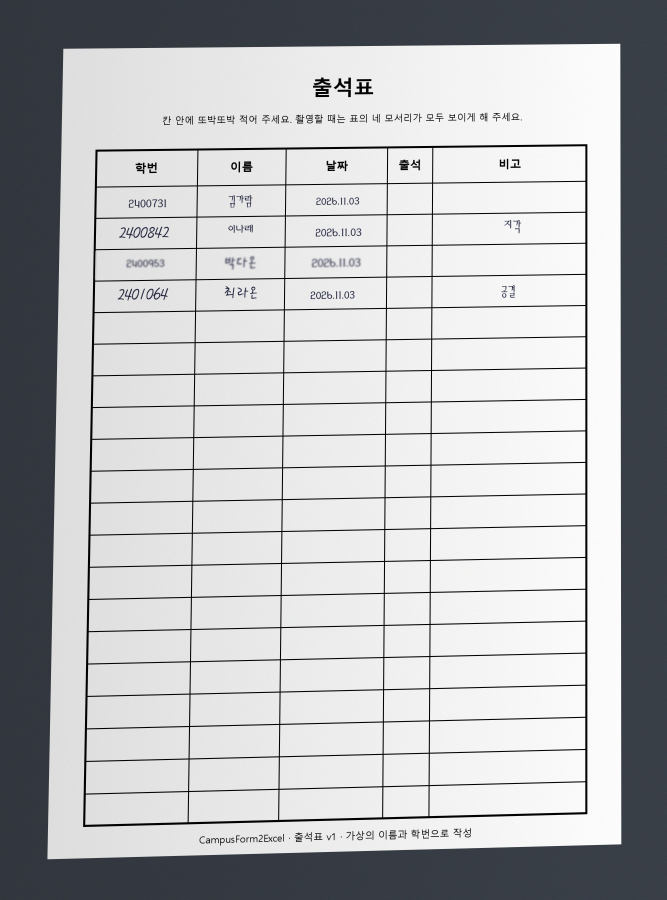
#> input picture tests/fixtures/attendance_synthetic.jpg, 2000 x 2700 px (shown at 1/3 size); its folder holds only this picture in this run
$ python -i alignment.py   (imports and definitions only)
#> lines starting #> are read from the running program, lines starting #| are printed output that depends on the picture; after the words box and inside, x2 and y2 are one past the last pixel; in counts of white or black regions, pixels touching at a corner belong together
"""표 영역을 찾아 정규 페이지로 펴고 셀을 페이지·행·열에 대응시킨다 (FR-04, FR-06).

처리 순서
  1. 이미지에서 표 후보(가장 큰 연결 성분들)의 네 모서리를 찾는다.
  2. 원근 변환으로 양식의 정규 좌표에 맞춘다. 기울기와 원근이 여기서 함께 보정된다.
  3. 펴진 이미지에서 실제 격자선을 찾아 양식의 격자선과 비교한다.
     일치도가 낮으면 정합 실패로 처리하므로 다른 양식을 고른 경우도 여기서 걸러진다.
  4. 찾은 격자선으로 셀 좌표를 미세 조정하고, 셀마다 원본 사진의 위치를 함께 기록한다.
"""
from __future__ import annotations

import math
from dataclasses import dataclass

import cv2
import numpy as np

from .templates import Template

DETECT_LONG_SIDE = 1400  # 표 후보 탐색용 축소 크기
MIN_TABLE_AREA_RATIO = 0.08  # 이미지 대비 표 후보의 최소 면적
MAX_CANDIDATES = 4
LINE_KERNEL_PX = 60  # 이보다 긴 직선만 격자선으로 본다 (손글씨 획 제외)
LINE_MIN_COVER = 0.5  # 표 길이의 절반 이상 이어져야 격자선이다
EDGE_TOLERANCE_PX = 12  # 200dpi 기준 약 1.5mm
PASS_GRID_SCORE = 0.8
ROTATIONS = (0, 90, 270, 180)
_CV_ROTATE = {90: cv2.ROTATE_90_CLOCKWISE, 180: cv2.ROTATE_180, 270: cv2.ROTATE_90_COUNTERCLOCKWISE}


class AlignmentError(Exception):
    """셀 정합 실패. message는 사용자에게 그대로 보여 준다."""

    # [5 lines left out: function __init__, not called in this run]


@dataclass(frozen=True)
class CellBox:
    cell_id: str
    page: int
    row: int
    col: int
    column_key: str
    column_type: str
    bbox: tuple[int, int, int, int]  # 보정 이미지 좌표
    source_quad: list[list[float]]  # 업로드 원본의 네 꼭짓점 좌표


@dataclass
class AlignedPage:
    image: np.ndarray
    grid_score: float
    rotation: int
    skew_deg: float
    cells: list[CellBox]


@dataclass
class _Fit:
    score: float
    rotation: int
    quad: np.ndarray
    homography: np.ndarray
    x_edges: list[int]
    y_edges: list[int]


def make_cell_id(page: int, row: int, col: int) -> str:
    return f"p{page:02d}-r{row:02d}-c{col:02d}"


def _order_corners(points: np.ndarray) -> np.ndarray:
    """꼭짓점을 왼쪽 위부터 시계 방향으로 정렬한다."""
    center = points.mean(axis=0)
    angles = np.arctan2(points[:, 1] - center[1], points[:, 0] - center[0])
    ordered = points[np.argsort(angles)]
    start = int(np.argmin(ordered.sum(axis=1)))
    return np.roll(ordered, -start, axis=0).astype(np.float32)


def _hull_to_quad(hull: np.ndarray) -> np.ndarray:
    perimeter = cv2.arcLength(hull, True)
    for ratio in (0.01, 0.02, 0.03, 0.05, 0.08):
        approx = cv2.approxPolyDP(hull, ratio * perimeter, True)
        if len(approx) == 4:
            return approx.reshape(4, 2).astype(np.float32)
    # 손글씨가 테두리 밖으로 나가 다각형이 단순해지지 않으면 네 방향의 극점을 쓴다.
    points = hull.reshape(-1, 2)
    sums = points.sum(axis=1)
    diffs = points[:, 0] - points[:, 1]
    corners = [points[sums.argmin()], points[diffs.argmax()], points[sums.argmax()], points[diffs.argmin()]]
    return np.array(corners, dtype=np.float32)


def _candidate_quads(gray: np.ndarray) -> list[np.ndarray]:
    """표일 가능성이 높은 네 모서리 후보를 큰 순서로 돌려준다."""
    scale = min(1.0, DETECT_LONG_SIDE / max(gray.shape))
#> scale = 0.519
    small = gray if scale == 1.0 else cv2.resize(gray, None, fx=scale, fy=scale, interpolation=cv2.INTER_AREA)
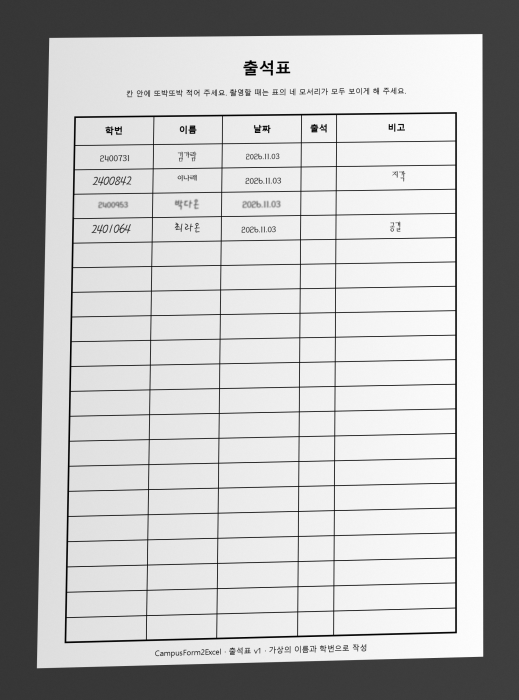
#> small: shape (1400, 1037) (shown at 1/2 size); min 0, max 254, mean 185.6

    binary = cv2.adaptiveThreshold(small, 255, cv2.ADAPTIVE_THRESH_MEAN_C, cv2.THRESH_BINARY_INV, 35, 10)
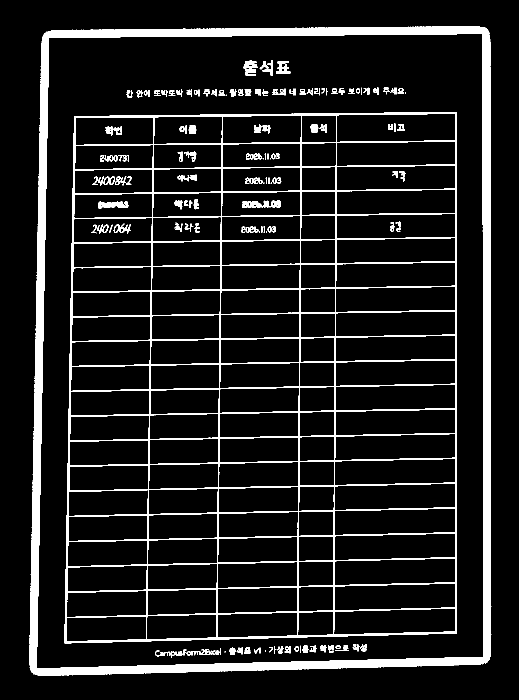
#> binary: shape (1400, 1037) (shown at 1/2 size); 10% white; 168 white regions (12 under 20 px), largest, box (x1, y1, x2, y2) and area: (58, 52, 983, 1352) 66979, (129, 224, 914, 1287) 64635, (196, 403, 257, 417) 617
    binary = cv2.morphologyEx(binary, cv2.MORPH_CLOSE, np.ones((3, 3), np.uint8))
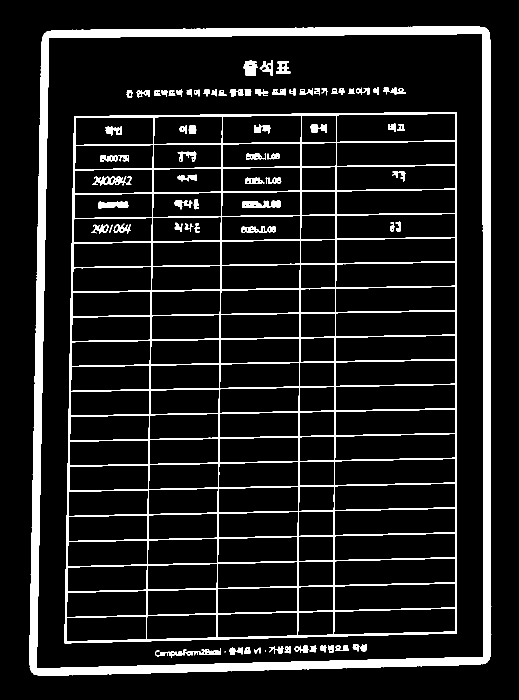
#> binary: shape (1400, 1037) (shown at 1/2 size); 10.2% white; 77 white regions (2 under 20 px), largest, box (x1, y1, x2, y2) and area: (58, 52, 983, 1352) 67313, (129, 224, 914, 1287) 64693, (484, 401, 562, 416) 854

    count, labels, stats, _ = cv2.connectedComponentsWithStats(binary, connectivity=8)
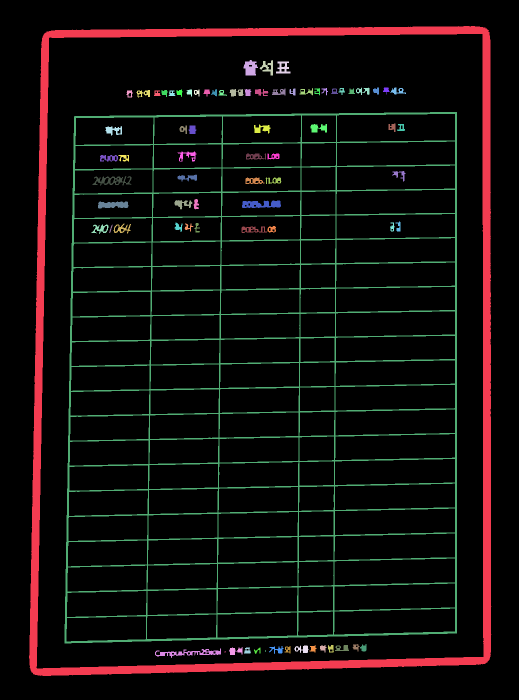
#> labels: shape (1400, 1037) int32 (shown at 1/2 size); 78 distinct labels, from 0 to 77; one colour per label, 0 black
#> count = 78; stats = 78 rows, first 6: [0, 0, 1037, 1400, 1303843], [58, 52, 925, 1300, 67313], [487, 120, 29, 31, 621], [519, 120, 27, 31, 357], [552, 123, 29, 24, 390], [712, 175, 27, 15, 202]
    box_areas = stats[:, cv2.CC_STAT_WIDTH] * stats[:, cv2.CC_STAT_HEIGHT]
#> box_areas = 78 values, max 1451800 at index 0, min 4 at index 76, mean 45102.7
    order = sorted(range(1, count), key=lambda index: box_areas[index], reverse=True)
#> order = 77 values, max 77 at index 75, min 1 at index 0, mean 39

    quads = []
    for index in order[:MAX_CANDIDATES]:
        if box_areas[index] < MIN_TABLE_AREA_RATIO * small.size:
            break
        ys, xs = np.nonzero(labels == index)
        hull = cv2.convexHull(np.column_stack((xs, ys)).astype(np.int32))
        quads.append(_order_corners(_hull_to_quad(hull)) / scale)
#> this loop made 3 passes
#> (perimeter in _hull_to_quad, center in _order_corners, angles in _order_corners, ordered in _order_corners, start in _order_corners) on pass 1: (4352.2, [525.8, 698.5], [0.955, 2.19, -2.17, -0.956], [[93, 63], [977, 60], [970, 1327], [63, 1344]], 0)
#> (index, perimeter in _hull_to_quad, center in _order_corners, angles in _order_corners, ordered in _order_corners, start in _order_corners) on pass 2: (31, 3644.9, [526, 752], [0.925, 2.21, -2.2, -0.938], [[149, 232], [913, 224], [913, 1266], [129, 1286]], 0)
#> after the loop, quads = [[[179.4, 121.5], [1884.2, 115.7], [1870.7, 2559.2], [121.5, 2592]], [[287.4, 447.4], [1760.8, 432], [1760.8, 2441.6], [248.8, 2480.1]]]
    return quads


# [49 lines left out: functions _line_positions, _match_edges, _fit_grid, not called in this run]


def _rotate(image: np.ndarray, rotation: int) -> np.ndarray:
    return image if rotation == 0 else cv2.rotate(image, _CV_ROTATE[rotation])


# [79 lines left out: functions _rotation_matrix, _best_fit, align_page, _cell_boxes, crop_cell, not called in this run]

>>> import cv2
>>> picture = cv2.imread('../tests/fixtures/attendance_synthetic.jpg', cv2.IMREAD_GRAYSCALE)
>>> result = _candidate_quads(picture)
#> result has the same summary as quads in _candidate_quads

$ run again, on tests/fixtures/equipment_rental_synthetic.jpg
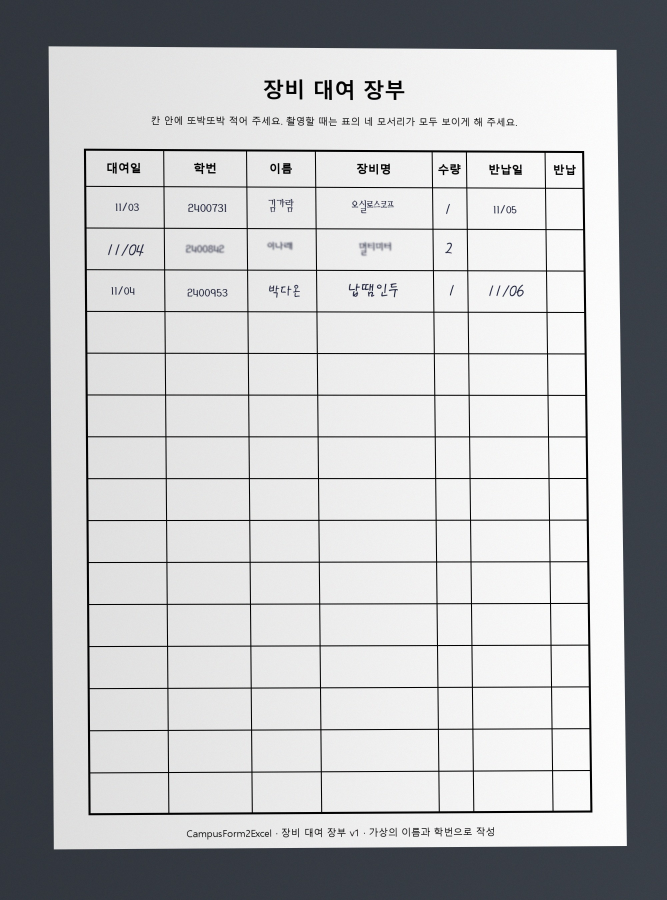
#> input picture tests/fixtures/equipment_rental_synthetic.jpg, 2000 x 2700 px (shown at 1/3 size)
#> in _candidate_quads, `binary = cv2.adaptiveThreshold(small, 255, cv2.ADAPTIVE_THRESH_MEAN_C,..`:
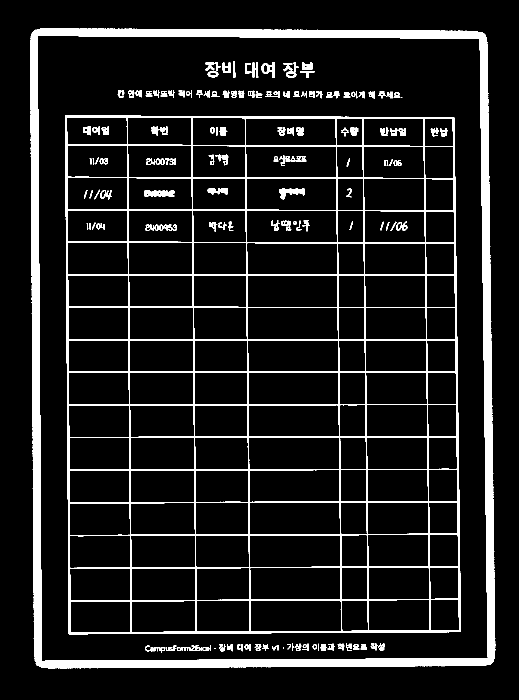
#> binary: shape (1400, 1037) (shown at 1/2 size); 9.9% white; 189 white regions (5 under 20 px), largest, box (x1, y1, x2, y2) and area: (60, 56, 991, 1337) 66787, (130, 231, 922, 1269) 60325, (288, 380, 349, 394) 654
#> in _candidate_quads, `count, labels, stats, _ = cv2.connectedComponentsWithStats(binary, con..`:
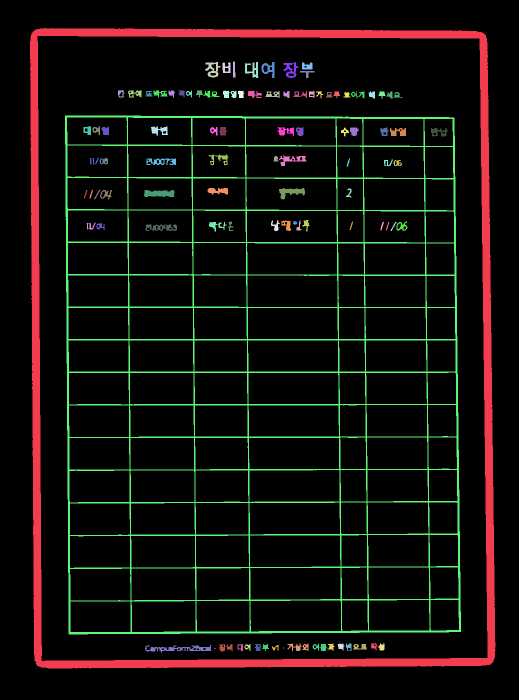
#> labels: shape (1400, 1037) int32 (shown at 1/2 size); 97 distinct labels, from 0 to 96; one colour per label, 0 black
#> count = 97; stats = 97 rows, first 6: [0, 0, 1037, 1400, 1305941], [60, 56, 931, 1281, 67116], [466, 123, 5, 32, 138], [410, 124, 31, 31, 460], [445, 125, 16, 21, 228], [490, 124, 27, 32, 420]
#> box_areas = 97 values, max 1451800 at index 0, min 4 at index 95, mean 36088.7
#> order = 96 values, max 96 at index 94, min 1 at index 0, mean 48.5
#> the loop in _candidate_quads, `for index in order[:MAX_CANDIDATES]:` made 3 passes
#> (perimeter in _hull_to_quad, center in _order_corners, angles in _order_corners, ordered in _order_corners, start in _order_corners) on pass 1: (4349.4, [523.5, 697], [0.945, 2.19, -2.19, -0.951], [[70, 59], [971, 70], [980, 1329], [73, 1330]], 0)
#> after the loop in _candidate_quads, `for index in order[:MAX_CANDIDATES]:`: quads = [[[135, 113.8], [1872.6, 135], [1890, 2563.1], [140.8, 2565]], [[250.7, 445.5], [1751.1, 453.2], [1776.2, 2435.8], [264.2, 2443.5]]]
#> result has the same summary as quads in _candidate_quads
